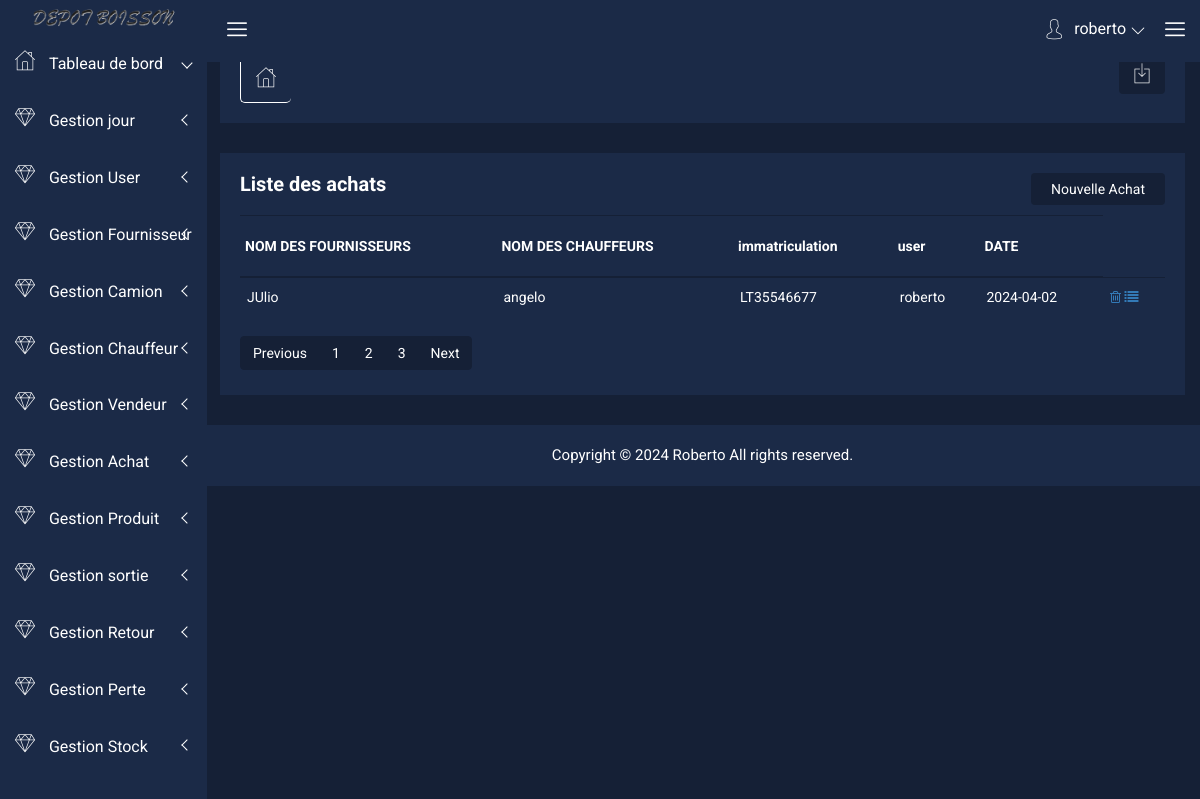
The page /index.php?page=listachat (signed in) on the database its author committed.
### tables this page shows
CREATE TABLE `commande_achat` (
  `id_achat` int(255) NOT NULL,
  `id_fournisseur` int(255) NOT NULL,
  `id_chauffeur` int(255) NOT NULL,
  `id_camion` int(255) NOT NULL,
  `id_user` int(255) NOT NULL,
  `id_jour` int(255) NOT NULL,
  `montantAchat` int(255) NOT NULL,
  `dateAchat` date NOT NULL
);

CREATE TABLE `fournisseur` (
  `id_fournisseur` int(255) NOT NULL,
  `nom` varchar(255) NOT NULL,
  `telephone` varchar(255) NOT NULL,
  `adresse` varchar(255) NOT NULL,
  `email` varchar(255) NOT NULL,
  `etat` varchar(255) NOT NULL
);

CREATE TABLE `chauffeur` (
  `id_chauffeur` int(255) NOT NULL,
  `nom` varchar(255) NOT NULL,
  `telephone` varchar(255) NOT NULL,
  `adresse` varchar(255) NOT NULL,
  `email` varchar(255) NOT NULL,
  `etat` varchar(255) NOT NULL
);

CREATE TABLE `camion` (
  `id_camion` int(255) NOT NULL,
  `nom` varchar(255) NOT NULL,
  `immatriculation` varchar(255) NOT NULL,
  `etat` varchar(255) NOT NULL
);

### model/jour.php (called while the page is built, shortened)
<?php
  class jour{
    public function connect(){
        $host="localhost";
        $dbname="gestions_stocks";
        $user="root";
        $pass="";
        $connect = new PDO("mysql:host=$host;dbname=$dbname",$user, $pass);
        $connect->setAttribute(PDO::ATTR_ERRMODE,PDO::ERRMODE_EXCEPTION);
        return $connect;
    }
    public function getIdLastjour(){
        $id=0;
        $connect=$this->connect();
        $test =$connect->query("SELECT id_jour FROM jour where etat='en cours' order by id_jour desc limit 1");
        $resutats=$test->fetchAll();
         foreach($resutats as $name){
            $id=$name['id_jour'];
         }
        return $id;
    }
    }
?>

### model/commande_achat.php (called while the page is built, shortened)
<?php
  class commande_achat{
    public function Connect(){
        $host="localhost";
        $dbname="gestions_stocks";
        $user="root";
        $pass="";
    $connect= new PDO("mysql:host=$host;dbname=$dbname",$user,$pass);
    $connect->setAttribute(PDO::ATTR_ERRMODE,PDO::ERRMODE_EXCEPTION);
    return $connect;
    }
    public function listCmdJour($idjour){
        $connect=$this->connect();
        $test=$connect->query("SELECT * FROM commande_achat WHERE id_jour = $idjour");
         $resultats=$test->fetchAll();
        return $resultats;
    }
}
?>

### model/fournisseur.php (called while the page is built, shortened)
<?php
class fournisseur{
    public function Connect(){
        $host="localhost";
        $dbname="gestions_stocks";
        $user="root";
        $pass="";
    $connect= new PDO("mysql:host=$host;dbname=$dbname",$user,$pass);
    $connect->setAttribute(PDO::ATTR_ERRMODE,PDO::ERRMODE_EXCEPTION);
    return $connect;
    }
    public function getNomFour($idfour){
        $connect=$this->connect();
        $test=$connect->query("SELECT nom FROM fournisseur WHERE id_fournisseur = $idfour ");
         $resultats=$test->fetchAll();
         foreach($resultats as $name){
            $nom=$name['nom'];
         }
        return $nom;
    }
}

### model/chauffeur.php (called while the page is built, shortened)
<?php
  class chauffeur{
    public function connect(){
      $host="localhost";
      $dbname="gestions_stocks";
      $user="root";
      $pass="";
      $connect = new PDO ("mysql:host=$host;dbname=$dbname",$user,$pass);
      $connect->setAttribute(PDO::ATTR_ERRMODE,PDO::ERRMODE_EXCEPTION);
      return $connect;
    }
    public function getNomchauf($idchauffeur){
      $connect=$this->connect();
      $test=$connect->query("SELECT nom FROM chauffeur WHERE id_chauffeur =$idchauffeur");
      $resultats=$test->fetchAll();
      foreach($resultats As $name) {
         $nom=$name['nom'];
      }
      return $nom;
    }
   }

### model/camion.php (called while the page is built, shortened)
<?php
  class camion{
    public function connect(){
        $host="localhost";
        $dbname = "gestions_stocks";
        $user = "root";
        $pass = "";
        $connect = new PDO ("mysql:host=$host;dbname=$dbname",$user,$pass);
        $connect->setAttribute(PDO::ATTR_ERRMODE,PDO::ERRMODE_EXCEPTION);
        return $connect;
    }
    public function getimmatriculation($idcamion){
        $connect=$this->connect();
        $test=$connect->query("SELECT immatriculation FROM camion WHERE id_camion=$idcamion");
        $resultats=$test->fetchAll();
        foreach($resultats as $name){
            $nom=$name['immatriculation'];
            return $nom;
        }
    }
}
  ?>

### vues/listeachat.php (the view, shortened to what this page needs)
<?php
    require("header.php");
 ?>
<div class="breadcome-area">
                <div class="container-fluid">
                    <div class="row">
                        <div class="col-lg-12 col-md-12 col-sm-12 col-xs-12">
							<div class="breadcome-list">
                                <div class="row">
                                    <div class="col-lg-6 col-md-6 col-sm-6 col-xs-6">
                                        <div class="breadcomb-wp">
											<div class="breadcomb-icon">
												<i class="icon nalika-home"></i>
											</div>
										</div>
                                    </div>
                                    <div class="col-lg-6 col-md-6 col-sm-6 col-xs-6">
                                        <div class="breadcomb-report">
											<button data-toggle="tooltip" data-placement="left" title="Download Report" class="btn"><i class="icon nalika-download"></i></button>
										</div>
                                    </div>
                                </div>
                            </div>
                        </div>
                    </div>
                </div>
            </div>
        </div>
          <div class="product-status mg-b-30">
            <div class="container-fluid">
                <div class="row">
                    <div class="col-lg-12 col-md-12 col-sm-12 col-xs-12">
                        <div class="product-status-wrap">
                            <h4>Liste des achats</h4>
                            <div class="add-product">
                                <a href="index.php?page=addachat">Nouvelle Achat</a>
                            </div>
                            <table>
                                <tr>
                                    <th>NOM DES FOURNISSEURS</th>
                                    <th>NOM DES CHAUFFEURS</th>
                                    <th>immatriculation</th>
                                    <th>user</th>
                                    <th>DATE</th>
                                </tr>
                                 <?php $four=new fournisseur();?>
                                 <?php $chauffeur = new chauffeur();?>
                                 <?php $camion = new camion();?>
                                <?php foreach($listachat as $data3) { ?>
                                <tr>
                                 <td><?php echo $resul=$four->getNomFour($data3['id_fournisseur']) ?></td>
                                    <td><?php echo $resul=$chauffeur->getNomchauf($data3['id_chauffeur']) ?></td>
                                    <td>
                                    <?php echo $resul=$camion->getimmatriculation($data3['id_camion']) ?>
                                    </td>
                                    <td><?php  echo $_SESSION['user'] ?></td>
                                    <td><?php  echo $data3['dateAchat'] ?></td>
                                    <td>
                                    <a href="index.php?page=deletechauf&id=<?php echo $data3['id_achat'] ?>" class="pd-setting-ed"><i class="fa fa-trash-o" aria-hidden="true"></i></a>
                                    <a href="index.php?page=detailachat&id=<?php echo $data3['id_achat'] ?>" class="pd-setting-ed"><i class="fa fa-list" aria-hidden="true"></i></a>
                                    </td>
                                </tr>
                                <?php } ?>
                             </table>
                            <div class="custom-pagination">
								<ul class="pagination">
									<li class="page-item"><a class="page-link" href="#">Previous</a></li>
									<li class="page-item"><a class="page-link" href="#">1</a></li>
									<li class="page-item"><a class="page-link" href="#">2</a></li>
									<li class="page-item"><a class="page-link" href="#">3</a></li>
									<li class="page-item"><a class="page-link" href="#">Next</a></li>
								</ul>
                            </div>
                        </div>
                    </div>
                </div>
            </div>
        </div>
<?php
    require("footer.php");
?>

### css/main.css (style rules this page uses)
html { color: #222; font-size: 1em; line-height: 1.4; }

### rows shown on the page
commande_achat: id_fournisseur.nom "JUlio", id_chauffeur.nom "angelo", id_camion.immatriculation "LT35546677", dateAchat "2024-04-02"

### other values the page prints
$_SESSION['user'] "roberto"
